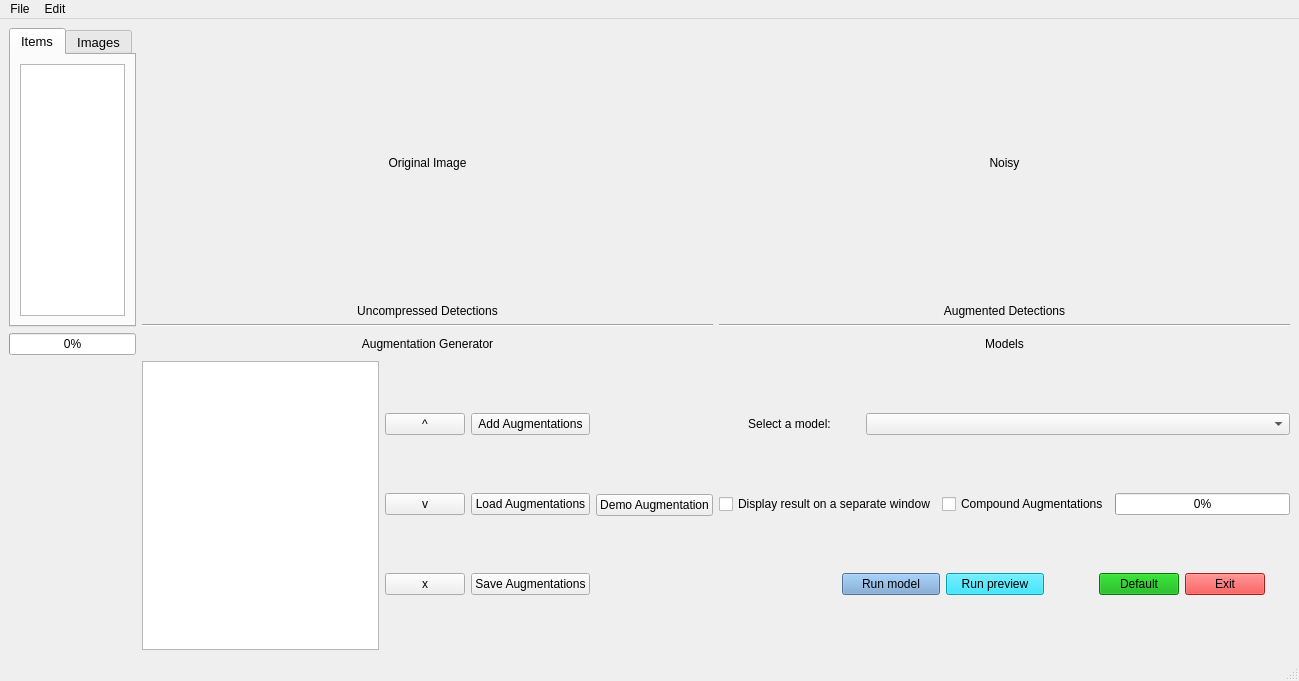
<?xml version="1.0" encoding="UTF-8"?>
<ui version="4.0">
 <class>MainWindow</class>
 <widget class="QMainWindow" name="MainWindow">
  <property name="geometry">
   <rect>
    <x>0</x>
    <y>0</y>
    <width>1299</width>
    <height>681</height>
   </rect>
  </property>
  <property name="windowTitle">
   <string>MainWindow</string>
  </property>
  <property name="autoFillBackground">
   <bool>false</bool>
  </property>
  <property name="styleSheet">
   <string notr="true"/>
  </property>
  <widget class="QWidget" name="centralwidget">
   <property name="styleSheet">
    <string notr="true"/>
   </property>
   <layout class="QHBoxLayout" name="horizontalLayout_6">
    <item>
     <layout class="QGridLayout" name="gridLayout" columnstretch="1,6,6">
      <item row="0" column="1">
       <layout class="QVBoxLayout" name="verticalLayout_5">
        <item>
         <layout class="QVBoxLayout" name="verticalLayout_2" stretch="5,0">
          <item>
           <widget class="Label" name="original">
            <property name="sizePolicy">
             <sizepolicy hsizetype="Ignored" vsizetype="Ignored">
              <horstretch>0</horstretch>
              <verstretch>0</verstretch>
             </sizepolicy>
            </property>
            <property name="text">
             <string/>
            </property>
            <property name="scaledContents">
             <bool>true</bool>
            </property>
           </widget>
          </item>
          <item>
           <widget class="QLabel" name="label_8">
            <property name="text">
             <string>Original Image</string>
            </property>
            <property name="alignment">
             <set>Qt::AlignCenter</set>
            </property>
           </widget>
          </item>
         </layout>
        </item>
        <item>
         <layout class="QVBoxLayout" name="verticalLayout_4" stretch="5,0">
          <item>
           <widget class="Label" name="original_2">
            <property name="sizePolicy">
             <sizepolicy hsizetype="Ignored" vsizetype="Ignored">
              <horstretch>0</horstretch>
              <verstretch>0</verstretch>
             </sizepolicy>
            </property>
            <property name="text">
             <string/>
            </property>
            <property name="scaledContents">
             <bool>true</bool>
            </property>
           </widget>
          </item>
          <item>
           <widget class="QLabel" name="label_10">
            <property name="text">
             <string>Uncompressed Detections</string>
            </property>
            <property name="alignment">
             <set>Qt::AlignCenter</set>
            </property>
           </widget>
          </item>
         </layout>
        </item>
       </layout>
      </item>
      <item row="2" column="1">
       <widget class="QLabel" name="label_2">
        <property name="text">
         <string>Augmentation Generator</string>
        </property>
        <property name="alignment">
         <set>Qt::AlignCenter</set>
        </property>
       </widget>
      </item>
      <item row="2" column="2">
       <widget class="QLabel" name="label">
        <property name="text">
         <string>Models</string>
        </property>
        <property name="alignment">
         <set>Qt::AlignCenter</set>
        </property>
       </widget>
      </item>
      <item row="3" column="2">
       <layout class="QGridLayout" name="gridLayout_2" columnstretch="0">
        <item row="3" column="0">
         <layout class="QHBoxLayout" name="horizontalLayout_5" stretch="5,4,4,2,0,2,1">
          <item>
           <spacer name="horizontalSpacer_3">
            <property name="orientation">
             <enum>Qt::Horizontal</enum>
            </property>
            <property name="sizeHint" stdset="0">
             <size>
              <width>40</width>
              <height>20</height>
             </size>
            </property>
           </spacer>
          </item>
          <item>
           <widget class="QPushButton" name="pushButton_2">
            <property name="styleSheet">
             <string notr="true">background-color: rgb(114, 159, 207);</string>
            </property>
            <property name="text">
             <string>Run model</string>
            </property>
           </widget>
          </item>
          <item>
           <widget class="QPushButton" name="pushButton">
            <property name="styleSheet">
             <string notr="true">background-color: rgb(0, 223, 255);</string>
            </property>
            <property name="text">
             <string>Run preview</string>
            </property>
           </widget>
          </item>
          <item>
           <spacer name="horizontalSpacer_5">
            <property name="orientation">
             <enum>Qt::Horizontal</enum>
            </property>
            <property name="sizeHint" stdset="0">
             <size>
              <width>40</width>
              <height>20</height>
             </size>
            </property>
           </spacer>
          </item>
          <item>
           <widget class="QPushButton" name="pushButton_4">
            <property name="palette">
             <palette>
              <active>
               <colorrole role="Button">
                <brush brushstyle="SolidPattern">
                 <color alpha="255">
                  <red>0</red>
                  <green>170</green>
                  <blue>0</blue>
                 </color>
                </brush>
               </colorrole>
               <colorrole role="BrightText">
                <brush brushstyle="SolidPattern">
                 <color alpha="255">
                  <red>0</red>
                  <green>170</green>
                  <blue>0</blue>
                 </color>
                </brush>
               </colorrole>
               <colorrole role="Base">
                <brush brushstyle="SolidPattern">
                 <color alpha="255">
                  <red>0</red>
                  <green>170</green>
                  <blue>0</blue>
                 </color>
                </brush>
               </colorrole>
               <colorrole role="Window">
                <brush brushstyle="SolidPattern">
                 <color alpha="255">
                  <red>0</red>
                  <green>170</green>
                  <blue>0</blue>
                 </color>
                </brush>
               </colorrole>
              </active>
              <inactive>
               <colorrole role="Button">
                <brush brushstyle="SolidPattern">
                 <color alpha="255">
                  <red>64</red>
                  <green>65</green>
                  <blue>66</blue>
                 </color>
                </brush>
               </colorrole>
               <colorrole role="BrightText">
                <brush brushstyle="SolidPattern">
                 <color alpha="255">
                  <red>255</red>
                  <green>51</green>
                  <blue>51</blue>
                 </color>
                </brush>
               </colorrole>
               <colorrole role="Base">
                <brush brushstyle="SolidPattern">
                 <color alpha="255">
                  <red>46</red>
                  <green>47</green>
                  <blue>48</blue>
                 </color>
                </brush>
               </colorrole>
               <colorrole role="Window">
                <brush brushstyle="SolidPattern">
                 <color alpha="255">
                  <red>46</red>
                  <green>47</green>
                  <blue>48</blue>
                 </color>
                </brush>
               </colorrole>
              </inactive>
              <disabled>
               <colorrole role="Button">
                <brush brushstyle="SolidPattern">
                 <color alpha="255">
                  <red>0</red>
                  <green>170</green>
                  <blue>0</blue>
                 </color>
                </brush>
               </colorrole>
               <colorrole role="BrightText">
                <brush brushstyle="SolidPattern">
                 <color alpha="255">
                  <red>0</red>
                  <green>170</green>
                  <blue>0</blue>
                 </color>
                </brush>
               </colorrole>
               <colorrole role="Base">
                <brush brushstyle="SolidPattern">
                 <color alpha="255">
                  <red>0</red>
                  <green>170</green>
                  <blue>0</blue>
                 </color>
                </brush>
               </colorrole>
               <colorrole role="Window">
                <brush brushstyle="SolidPattern">
                 <color alpha="255">
                  <red>0</red>
                  <green>170</green>
                  <blue>0</blue>
                 </color>
                </brush>
               </colorrole>
              </disabled>
             </palette>
            </property>
            <property name="layoutDirection">
             <enum>Qt::LeftToRight</enum>
            </property>
            <property name="styleSheet">
             <string notr="true">background-color: rgb(0, 170, 0)</string>
            </property>
            <property name="text">
             <string>Default</string>
            </property>
           </widget>
          </item>
          <item>
           <widget class="QPushButton" name="pushButton_3">
            <property name="styleSheet">
             <string notr="true">background-color: rgb(239, 41, 41);</string>
            </property>
            <property name="text">
             <string>Exit</string>
            </property>
           </widget>
          </item>
          <item>
           <spacer name="horizontalSpacer_4">
            <property name="orientation">
             <enum>Qt::Horizontal</enum>
            </property>
            <property name="sizeHint" stdset="0">
             <size>
              <width>40</width>
              <height>20</height>
             </size>
            </property>
           </spacer>
          </item>
         </layout>
        </item>
        <item row="0" column="0">
         <layout class="QHBoxLayout" name="horizontalLayout" stretch="1,3">
          <item>
           <widget class="QLabel" name="label_3">
            <property name="text">
             <string>Select a model:</string>
            </property>
            <property name="alignment">
             <set>Qt::AlignCenter</set>
            </property>
           </widget>
          </item>
          <item>
           <widget class="QComboBox" name="comboBox"/>
          </item>
         </layout>
        </item>
        <item row="2" column="0">
         <layout class="QHBoxLayout" name="horizontalLayout_2">
          <item>
           <widget class="QCheckBox" name="checkBox_2">
            <property name="text">
             <string>Display result on a separate window</string>
            </property>
           </widget>
          </item>
          <item>
           <widget class="QCheckBox" name="compoundAug">
            <property name="text">
             <string>Compound Augmentations</string>
            </property>
           </widget>
          </item>
          <item>
           <widget class="QProgressBar" name="progressBar">
            <property name="enabled">
             <bool>true</bool>
            </property>
            <property name="maximum">
             <number>5</number>
            </property>
            <property name="value">
             <number>0</number>
            </property>
           </widget>
          </item>
         </layout>
        </item>
       </layout>
      </item>
      <item row="1" column="1">
       <widget class="Line" name="line">
        <property name="orientation">
         <enum>Qt::Horizontal</enum>
        </property>
       </widget>
      </item>
      <item row="1" column="2">
       <widget class="Line" name="line_2">
        <property name="orientation">
         <enum>Qt::Horizontal</enum>
        </property>
       </widget>
      </item>
      <item row="0" column="2">
       <layout class="QVBoxLayout" name="verticalLayout_7">
        <item>
         <layout class="QVBoxLayout" name="verticalLayout_3" stretch="5,0">
          <item>
           <widget class="Label" name="preview">
            <property name="sizePolicy">
             <sizepolicy hsizetype="Ignored" vsizetype="Ignored">
              <horstretch>0</horstretch>
              <verstretch>0</verstretch>
             </sizepolicy>
            </property>
            <property name="text">
             <string/>
            </property>
            <property name="scaledContents">
             <bool>true</bool>
            </property>
           </widget>
          </item>
          <item>
           <widget class="QLabel" name="label_9">
            <property name="text">
             <string>Noisy</string>
            </property>
            <property name="alignment">
             <set>Qt::AlignCenter</set>
            </property>
           </widget>
          </item>
         </layout>
        </item>
        <item>
         <layout class="QVBoxLayout" name="verticalLayout_6" stretch="5,0">
          <item>
           <widget class="Label" name="preview_2">
            <property name="sizePolicy">
             <sizepolicy hsizetype="Ignored" vsizetype="Ignored">
              <horstretch>0</horstretch>
              <verstretch>0</verstretch>
             </sizepolicy>
            </property>
            <property name="text">
             <string/>
            </property>
            <property name="scaledContents">
             <bool>true</bool>
            </property>
           </widget>
          </item>
          <item>
           <widget class="QLabel" name="label_11">
            <property name="text">
             <string>Augmented Detections</string>
            </property>
            <property name="alignment">
             <set>Qt::AlignCenter</set>
            </property>
           </widget>
          </item>
         </layout>
        </item>
       </layout>
      </item>
      <item row="0" column="0" rowspan="2">
       <widget class="QTabWidget" name="tabWidget">
        <property name="font">
         <font>
          <pointsize>10</pointsize>
         </font>
        </property>
        <property name="currentIndex">
         <number>0</number>
        </property>
        <widget class="QWidget" name="tab">
         <attribute name="title">
          <string>Items</string>
         </attribute>
         <layout class="QHBoxLayout" name="horizontalLayout_7">
          <item>
           <widget class="QListWidget" name="listWidget"/>
          </item>
         </layout>
        </widget>
        <widget class="QWidget" name="tab_2">
         <attribute name="title">
          <string>Images</string>
         </attribute>
         <layout class="QHBoxLayout" name="horizontalLayout_8">
          <item>
           <widget class="QListWidget" name="fileList"/>
          </item>
         </layout>
        </widget>
       </widget>
      </item>
      <item row="2" column="0">
       <widget class="QProgressBar" name="progressBar_2">
        <property name="value">
         <number>0</number>
        </property>
       </widget>
      </item>
      <item row="3" column="1">
       <layout class="QVBoxLayout" name="verticalLayout">
        <item>
         <layout class="QHBoxLayout" name="horizontalLayout_4" stretch="0,0,0">
          <item>
           <layout class="QVBoxLayout" name="verticalLayout_13">
            <item>
             <widget class="QListWidget" name="listAugs"/>
            </item>
           </layout>
          </item>
          <item>
           <layout class="QVBoxLayout" name="verticalLayout_11">
            <item>
             <widget class="QPushButton" name="upListAug">
              <property name="text">
               <string>^</string>
              </property>
             </widget>
            </item>
            <item>
             <widget class="QPushButton" name="downListAug">
              <property name="text">
               <string>v</string>
              </property>
             </widget>
            </item>
            <item>
             <widget class="QPushButton" name="deleteListAug">
              <property name="text">
               <string>x</string>
              </property>
             </widget>
            </item>
           </layout>
          </item>
          <item>
           <layout class="QHBoxLayout" name="horizontalLayout_3">
            <item>
             <layout class="QVBoxLayout" name="verticalLayout_10">
              <item>
               <widget class="QPushButton" name="addAug">
                <property name="text">
                 <string>Add Augmentations</string>
                </property>
               </widget>
              </item>
              <item>
               <widget class="QPushButton" name="loadAug">
                <property name="text">
                 <string>Load Augmentations</string>
                </property>
               </widget>
              </item>
              <item>
               <widget class="QPushButton" name="saveAug">
                <property name="text">
                 <string>Save Augmentations</string>
                </property>
               </widget>
              </item>
             </layout>
            </item>
            <item>
             <layout class="QVBoxLayout" name="verticalLayout_9"/>
            </item>
            <item>
             <widget class="QPushButton" name="demoAug">
              <property name="text">
               <string>Demo Augmentation</string>
              </property>
             </widget>
            </item>
           </layout>
          </item>
         </layout>
        </item>
       </layout>
      </item>
     </layout>
    </item>
   </layout>
  </widget>
  <widget class="QMenuBar" name="menubar">
   <property name="geometry">
    <rect>
     <x>0</x>
     <y>0</y>
     <width>1299</width>
     <height>21</height>
    </rect>
   </property>
   <widget class="QMenu" name="menuFile">
    <property name="title">
     <string>File</string>
    </property>
    <addaction name="actionOpen"/>
    <addaction name="actionSave"/>
    <addaction name="actionSave_As"/>
   </widget>
   <widget class="QMenu" name="menuEdit">
    <property name="title">
     <string>Edit</string>
    </property>
    <widget class="QMenu" name="menuFont_Size">
     <property name="title">
      <string>Font Size</string>
     </property>
     <addaction name="actionIncrease_Size"/>
     <addaction name="actionDecrease_Size"/>
    </widget>
    <addaction name="menuFont_Size"/>
   </widget>
   <addaction name="menuFile"/>
   <addaction name="menuEdit"/>
  </widget>
  <widget class="QStatusBar" name="statusbar"/>
  <action name="actionOpen">
   <property name="text">
    <string>Open</string>
   </property>
  </action>
  <action name="actionSave">
   <property name="text">
    <string>Save</string>
   </property>
  </action>
  <action name="actionSave_As">
   <property name="text">
    <string>Save As</string>
   </property>
  </action>
  <action name="actionIncrease_Size">
   <property name="text">
    <string>Increase Size</string>
   </property>
  </action>
  <action name="actionDecrease_Size">
   <property name="text">
    <string>Decrease Size</string>
   </property>
  </action>
 </widget>
 <customwidgets>
  <customwidget>
   <class>Label</class>
   <extends>QLabel</extends>
   <header>src.qlabel</header>
  </customwidget>
 </customwidgets>
 <resources/>
 <connections/>
 <slots>
  <slot>browseSlot()</slot>
 </slots>
</ui>
